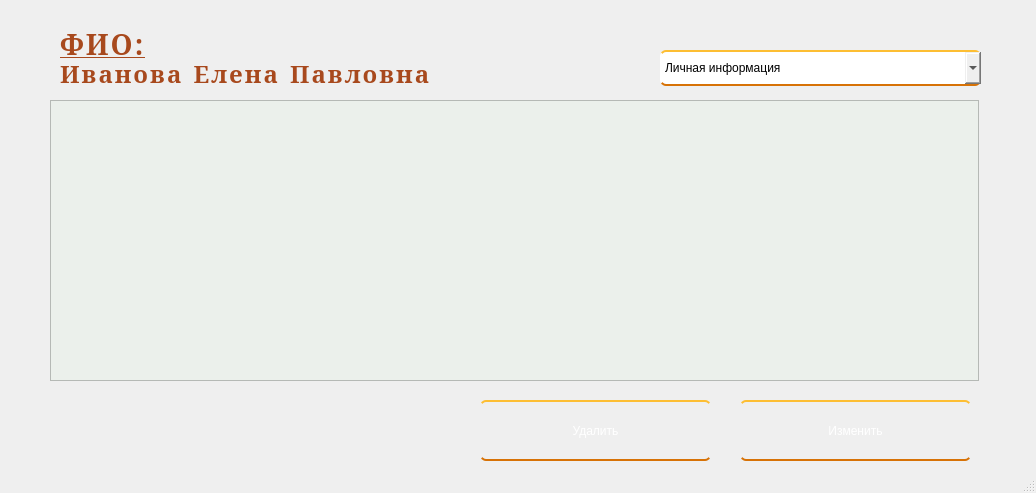
<?xml version="1.0" encoding="UTF-8"?>
<ui version="4.0">
 <class>MainWindow</class>
 <widget class="QMainWindow" name="MainWindow">
  <property name="geometry">
   <rect>
    <x>0</x>
    <y>0</y>
    <width>1036</width>
    <height>493</height>
   </rect>
  </property>
  <property name="minimumSize">
   <size>
    <width>1036</width>
    <height>493</height>
   </size>
  </property>
  <property name="maximumSize">
   <size>
    <width>1036</width>
    <height>4093</height>
   </size>
  </property>
  <property name="windowTitle">
   <string>Информация о пенсионере</string>
  </property>
  <property name="styleSheet">
   <string notr="true">QMainWindow{
background: url(background.jpg);
color: #FDBE33 #000 #D77206;
height: 50px;
}</string>
  </property>
  <widget class="QWidget" name="centralwidget">
   <property name="styleSheet">
    <string notr="true">QWidget{
background-image: url(:/background.jpg);
}</string>
   </property>
   <widget class="QLabel" name="fio_lb">
    <property name="geometry">
     <rect>
      <x>60</x>
      <y>30</y>
      <width>114</width>
      <height>28</height>
     </rect>
    </property>
    <property name="font">
     <font>
      <family>serif,Georgia</family>
      <pointsize>-1</pointsize>
      <weight>87</weight>
      <italic>false</italic>
      <bold>true</bold>
      <underline>true</underline>
     </font>
    </property>
    <property name="styleSheet">
     <string notr="true">QLabel{
background: rgb(0, 0, 0, 0); 
font-family: serif, Georgia;
font-size: 28px;
letter-spacing: 2px;
word-spacing: 2px;
color: #A8491D;
font-weight: 700;
text-decoration: underline rgb(68, 68, 68);
font-style: normal;
font-variant: small-caps;
text-transform: none;
}</string>
    </property>
    <property name="text">
     <string>ФИО:</string>
    </property>
   </widget>
   <widget class="QLabel" name="fio_info_lb">
    <property name="geometry">
     <rect>
      <x>60</x>
      <y>60</y>
      <width>591</width>
      <height>28</height>
     </rect>
    </property>
    <property name="font">
     <font>
      <family>serif,Georgia</family>
      <pointsize>-1</pointsize>
      <weight>87</weight>
      <italic>false</italic>
      <bold>true</bold>
     </font>
    </property>
    <property name="styleSheet">
     <string notr="true">QLabel{
background: rgb(0, 0, 0, 0); 
font-family: serif, Georgia;
font-size: 24px;
letter-spacing: 2px;
word-spacing: 2px;
color: #A8491D;
font-weight: 700;
text-decoration: rgb(68, 68, 68);
font-style: normal;
font-variant: small-caps;
text-transform: none;
}</string>
    </property>
    <property name="text">
     <string>Иванова Елена Павловна</string>
    </property>
   </widget>
   <widget class="QTableView" name="table">
    <property name="geometry">
     <rect>
      <x>50</x>
      <y>100</y>
      <width>929</width>
      <height>281</height>
     </rect>
    </property>
    <property name="styleSheet">
     <string notr="true">QTableView {
    selection-background-color: linear-gradient(#F3AE0F, #E38916) #E38916;
	background-color: #ebf0eb;
}
QTableView::item:focus
{
selection-color: white;
   selection-background-color: linear-gradient(#F3AE0F, #E38916) #E38916;
}</string>
    </property>
    <attribute name="horizontalHeaderDefaultSectionSize">
     <number>200</number>
    </attribute>
    <attribute name="horizontalHeaderMinimumSectionSize">
     <number>100</number>
    </attribute>
    <attribute name="verticalHeaderDefaultSectionSize">
     <number>50</number>
    </attribute>
    <attribute name="verticalHeaderMinimumSectionSize">
     <number>50</number>
    </attribute>
   </widget>
   <widget class="QPushButton" name="update_btn">
    <property name="geometry">
     <rect>
      <x>600</x>
      <y>50</y>
      <width>41</width>
      <height>41</height>
     </rect>
    </property>
    <property name="styleSheet">
     <string notr="true">QPushButton {
background-image: url(update(1).png);
background-size: contain;
border-radius: 35px;
} 
QPushButton:active:hover {
background-image: url(update.png);
background-size: contain;
border-radius: 35px;
} 
</string>
    </property>
    <property name="text">
     <string/>
    </property>
   </widget>
   <widget class="QPushButton" name="add_btn">
    <property name="geometry">
     <rect>
      <x>740</x>
      <y>400</y>
      <width>231</width>
      <height>61</height>
     </rect>
    </property>
    <property name="styleSheet">
     <string notr="true">QPushButton {
  display: inline-block;
  color: white;
  text-decoration: none;
  padding: .5em 2em;
  outline: none;
  border-width: 2px 0;
  border-style: solid none;
  border-color: #FDBE33 #000 #D77206;
  border-radius: 6px;
  background: linear-gradient(#F3AE0F, #E38916) #E38916;
  transition: 0.2s;
} 
QPushButton:hover { background: linear-gradient(#f5ae00, #f59500) #f5ae00; }
QPushButton:pressed { background: linear-gradient(#f59500, #f5ae00) #f59500; }</string>
    </property>
    <property name="text">
     <string>Изменить</string>
    </property>
   </widget>
   <widget class="QComboBox" name="combo">
    <property name="geometry">
     <rect>
      <x>660</x>
      <y>50</y>
      <width>321</width>
      <height>36</height>
     </rect>
    </property>
    <property name="styleSheet">
     <string notr="true">QComboBox{
  border-width: 2px 2px;
  border-style: solid none;
  border-color: #FDBE33 #000 #D77206;
  border-radius: 6px;
}</string>
    </property>
    <item>
     <property name="text">
      <string>Личная информация</string>
     </property>
    </item>
    <item>
     <property name="text">
      <string>Опыт работы</string>
     </property>
    </item>
    <item>
     <property name="text">
      <string>Итоговые суммы</string>
     </property>
    </item>
    <item>
     <property name="text">
      <string>Пенсии</string>
     </property>
    </item>
   </widget>
   <widget class="QPushButton" name="delete_btn">
    <property name="geometry">
     <rect>
      <x>480</x>
      <y>400</y>
      <width>231</width>
      <height>61</height>
     </rect>
    </property>
    <property name="styleSheet">
     <string notr="true">QPushButton {
  display: inline-block;
  color: white;
  text-decoration: none;
  padding: .5em 2em;
  outline: none;
  border-width: 2px 0;
  border-style: solid none;
  border-color: #FDBE33 #000 #D77206;
  border-radius: 6px;
  background: linear-gradient(#F3AE0F, #E38916) #E38916;
  transition: 0.2s;
} 
QPushButton:hover { background: linear-gradient(#f5ae00, #f59500) #f5ae00; }
QPushButton:pressed { background: linear-gradient(#f59500, #f5ae00) #f59500; }</string>
    </property>
    <property name="text">
     <string>Удалить</string>
    </property>
   </widget>
  </widget>
  <widget class="QStatusBar" name="statusbar"/>
 </widget>
 <resources>
  <include location="../background_image.qrc"/>
 </resources>
 <connections/>
</ui>
